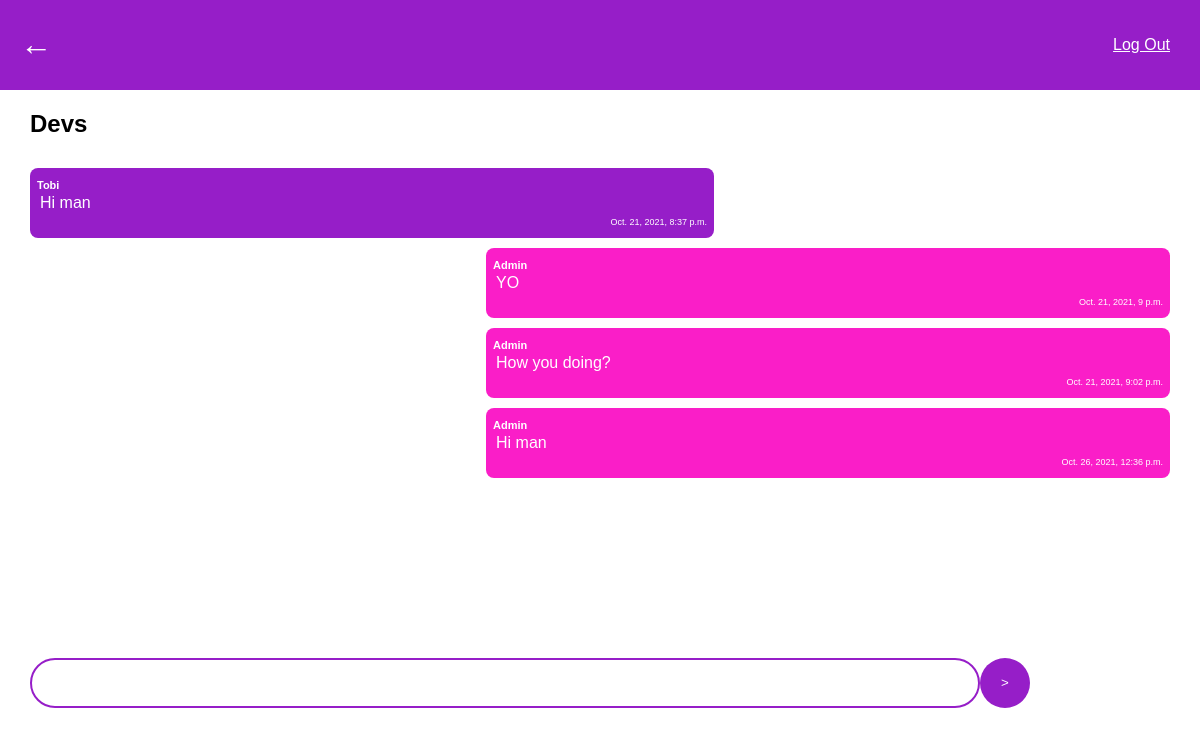
Page /messages/devs (signed in) on the committed database.
### main/models.py (models this page shows, shortened)
class Group(models.Model):
	group_name = models.CharField(max_length=30)
	slug = models.SlugField(unique=True)
	def __str__(self):
		return self.group_name

class Message(models.Model):
	group_belong = models.ForeignKey(Group, on_delete=models.CASCADE)
	content = models.CharField(max_length=1024)
	time_sent = models.DateTimeField(auto_now_add=True)
	sender = models.ForeignKey(User, on_delete=models.CASCADE)

### main/views.py (the view)
# urls.py: path('messages/<str:slug>', messages, name='messages'),
@login_required
def messages(request, slug):
	group = Group.objects.get(slug=slug)
	messages = group.message_set.all()
	context = {'messages':messages, 'group':group}
	return render(request, 'main/messages.html', context)

### main/templates/main/messages.html (shortened to what this page needs)
{% extends 'main/base.html' %}
{% block header %}
		<h1><a href="{% url 'group_list' %}">&leftarrow;</a></h1>
{% endblock %}
{% block content %}
<h2>{{ group.group_name|title }}</h2>
{% if messages %}
<div class="messages">
	{% for message in messages %}
	{% if message.sender == request.user %}
		<div class="my-message">
			<p class="sender">{{ message.sender |title }}</p>
		 <p class="content"> {{ message.content }}</p>
		 <p class="time_sent"> {{ message.time_sent }}</p>
		</div>
	{% else%}
	<div class="message">
			<p class="sender">{{ message.sender |title }}</p>
		 <p class="content"> {{ message.content }}</p>
		 <p class="time_sent"> {{ message.time_sent }}</p>
		</div>
	{% endif %}
{% endfor %}
{% else %}
<p>Be the first to send a message here</p>
{% endif %}
</div>
<form action="{% url 'send_message' group.slug %}" method="POST" class="send">
	<input type="text" name="content">
	<input type="submit" value=">">
</form>
{% endblock %}

### main/templates/main/base.html (shortened to what this page needs)
{% load static %}
<!DOCTYPE html>
<html>
<head>
	<link rel="stylesheet" type="text/css" href="{% static 'style.css' %}">
</head>
<body>
	<header>
		{% block header %}{% endblock %}
		<nav>
			<ul>
				{% if request.user.is_authenticated %}
					<li> <a href="{% url 'logout' %}">Log Out</a></li>
				{% else %}
					<li> <a href="{% url 'login' %}">Login</a></li>
					<li> <a href="{% url 'register' %}">Register</a></li>
				{% endif %}
			</ul>
		</nav>
	</header>
 <div class="content">
	{% block content %}
	{% endblock %}
 </div>
</body>
</html>

### main/static/style.css (style rules this page uses)
header { width: 100%; background: rgb(150, 30, 200); color: white; display: flex; align-items: center; justify-content: space-between; padding: 5px 20px; }
body { margin: 0; padding: 0; }
* { box-sizing: border-box; font-family: sans-serif; }
nav ul { list-style-type: none; display: flex }
nav ul li a { color: white; margin-right: 10px; }
.content { padding: 0px 30px; }
.messages { display: flex; flex-direction: column; height: 60vh; overflow-y: auto; margin-bottom: 20px; content: ' '; }
.message { padding: 20px; border-radius: 8px; color: white; background: rgb(150, 30, 200); margin-top: 10px; display: inline-block; width: 60%; }
.my-message { padding: 20px; border-radius: 8px; color: white; background: rgb(250, 30, 200); margin-top: 10px; display: flex; width: 60%; align-self: flex-end; }
header h1 a { color: white; text-decoration: none; }
form.send { display: grid; width: 100%; grid-template-columns: 5fr 1fr; }
form.send input[type='text'] { flex-grow: 100%; padding: 9px 15px; border-radius: 29px; border: 2px solid rgb(150, 30, 200); }
form.send input[type='submit'] { color: white; border: none; border-radius: 50%; background: rgb(150, 30, 200); width: 50px; height: 50px; cursor: pointer; }
ul { list-style-type: none; }
.my-message { position: relative; padding: 10px; }
.message { position: relative; padding: 10px; }
p.sender { font-size: 11px; font-weight: bold; position: absolute; top: 0px; left: 7px; color: white; }
p.time_sent { font-size: 9px; position: absolute; bottom: 2px; right: 7px; }
p.content { padding: 0; text-align: start; }

### rows in the picture
Group: group_name "Devs"
Message: sender "Tobi", content "Hi man", time_sent "Oct. 21, 2021, 8:37 p.m."
Message: sender "Admin", content "YO", time_sent "Oct. 21, 2021, 9 p.m."
Message: sender "Admin", content "How you doing?", time_sent "Oct. 21, 2021, 9:02 p.m."
Message: sender "Admin", content "Hi man", time_sent "Oct. 26, 2021, 12:36 p.m."
